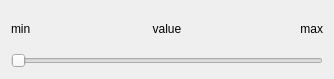
<?xml version="1.0" encoding="UTF-8"?>
<ui version="4.0">
 <class>SliderWidget</class>
 <widget class="QWidget" name="SliderWidget">
  <property name="geometry">
   <rect>
    <x>0</x>
    <y>0</y>
    <width>334</width>
    <height>79</height>
   </rect>
  </property>
  <property name="windowTitle">
   <string>Form</string>
  </property>
  <layout class="QVBoxLayout" name="verticalLayout_2">
   <item>
    <layout class="QHBoxLayout" name="horizontalLayout">
     <item>
      <widget class="QLabel" name="label_min">
       <property name="text">
        <string>min</string>
       </property>
      </widget>
     </item>
     <item>
      <widget class="QLabel" name="label_value">
       <property name="text">
        <string>value</string>
       </property>
       <property name="alignment">
        <set>Qt::AlignCenter</set>
       </property>
      </widget>
     </item>
     <item>
      <widget class="QLabel" name="label_max">
       <property name="layoutDirection">
        <enum>Qt::LeftToRight</enum>
       </property>
       <property name="text">
        <string>max</string>
       </property>
       <property name="alignment">
        <set>Qt::AlignRight|Qt::AlignTrailing|Qt::AlignVCenter</set>
       </property>
      </widget>
     </item>
    </layout>
   </item>
   <item>
    <widget class="QSlider" name="horizontalSlider">
     <property name="orientation">
      <enum>Qt::Horizontal</enum>
     </property>
    </widget>
   </item>
  </layout>
 </widget>
 <resources/>
 <connections/>
</ui>
